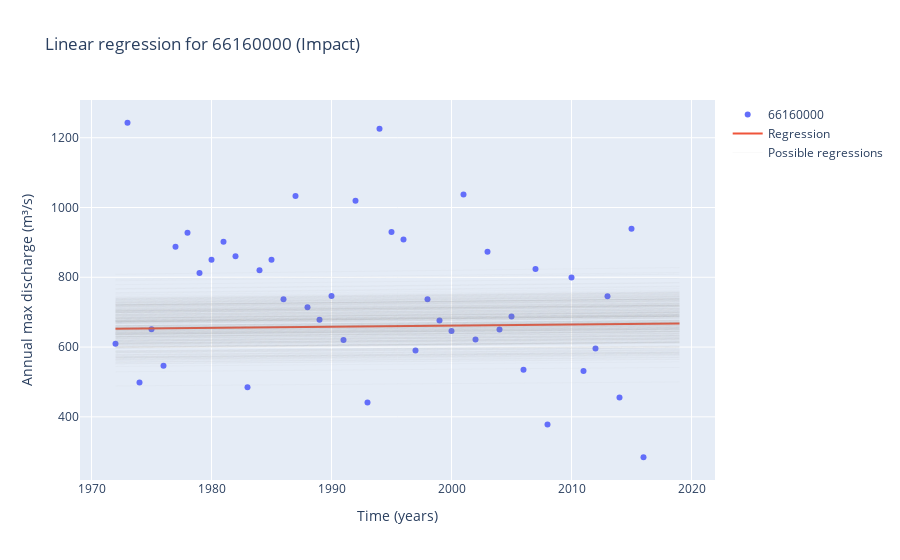

The notebook cell this image was saved under:
### Code cell
intercept = [summary['mean'].loc['Intercept'], summary['hpd_97%'].loc['Intercept'], summary['hpd_3%'].loc['Intercept']]
slope = [summary['mean'].loc['x'], summary['hpd_97%'].loc['x'], summary['hpd_3%'].loc['x']]
years = pd.Series(max_data.index.year)
fig = go.Figure()
regression = years.map(lambda x: x*slope[0]+intercept[0])
fig.add_trace(go.Scatter(x=max_data.index.year, y=max_data.values, mode='markers', name='66160000'))
fig.add_trace(go.Scatter(x=max_data.index.year, y=regression.values, mode='lines', name='Regression', line=dict(width=2)))

#Plot possible regressions
regression_temp = years.map(lambda x: x*posterior['x'].iloc[0]+posterior['Intercept'].iloc[0])
fig.add_trace(go.Scatter(x=max_data.index.year, y=regression_temp.values, mode='lines', name='Possible regressions', line=dict(color='grey', width=.05)))
for i in range(1,300):
    regression_temp = years.map(lambda x: x*posterior['x'].iloc[i]+posterior['Intercept'].iloc[i])
    fig.add_trace(go.Scatter(x=max_data.index.year, y=regression_temp.values, mode='lines', name='Possible regressions', showlegend=False, line=dict(color='grey', width=.05)))
fig.update_layout(title="Linear regression for 66160000 (Impact)", xaxis_title="Time (years)", yaxis_title="Annual max discharge (m³/s)")
fig.show()
